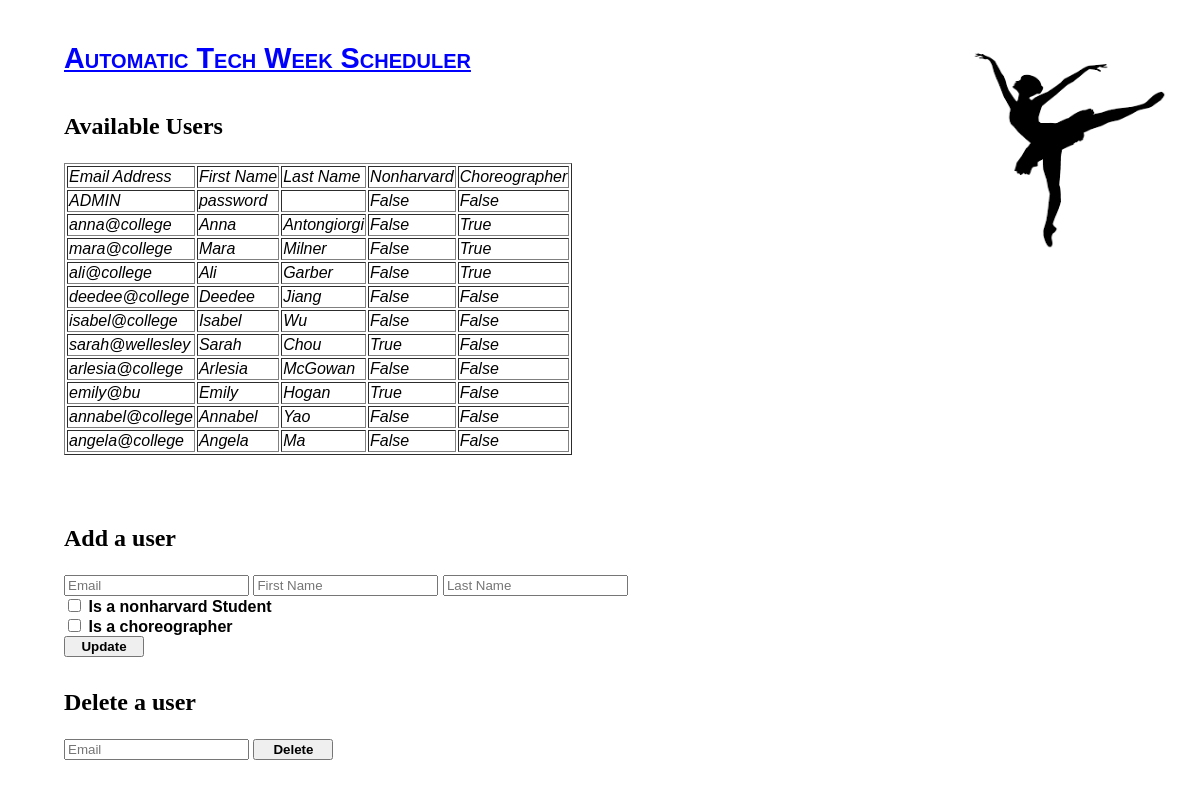
Page /add_users on the committed database.
### user_manager.py (models this page shows)
class _Dancer(_Base):
  __tablename__ = 'dancers'
  id = Column(Integer, primary_key=True)
  username = Column(String)
  firstname = Column(String)
  lastname = Column(String)
  availability = Column(String)
  password = Column(String)
  nonharvard = Column(Boolean)
  choreographer = Column(Boolean)
  dancers = Column(String)

### views.py (the view)
@app.route("/add_users", methods=['GET', 'POST'])
def add_users():
  user_id = fk.request.cookies.get('user_id')
  if fk.request.method == 'POST':
    print (fk.request.form)
    if "update" in fk.request.form:
      print ('update in')
      user_data = {}
      user_data["firstname"] = fk.request.form["firstname"]
      user_data["lastname"]  = fk.request.form["lastname"]
      user_data["email"]  = fk.request.form["email"]
      if 'nonharvard' in fk.request.form:
        user_data['nonharvard'] = True
      else:
        user_data['nonharvard'] = False
      if 'choreographer' in fk.request.form:
        user_data['choreographer'] = True
      else:
        user_data['choreographer'] = False
      um.add_user(user_data)
      db_list = um.get_user_data_list()
      return fk.render_template('add_user_v2.html', data_list = db_list)
  elif fk.request.method == 'GET':
    print ('fk get')
    db_list = um.get_user_data_list()
    return fk.render_template('add_user_v2.html', data_list = db_list)

### user_manager.py (called while the page is built)
def get_user_data_list():
  class Dummy:
    def __init__(self, username, firstname, lastname, nonharvard, choreographer, dancers, availability):
      self.username = username
      self.firstname = firstname
      self.lastname = lastname
      self.nonharvard = nonharvard
      self.choreographer = choreographer
      self.dancers = dancers
      self.availability = availability
  s = _session()
  q = s.query(_Dancer)
  db_list = []
  for u in q:
    db_list.append(Dummy(u.username, u.firstname, u.lastname, u.nonharvard, u.choreographer, u.dancers, u.availability))
  return db_list

### templates/add_user_v2.html (shortened to what this page needs)
<html xmlns="http://www.w3.org/1999/xhtml">
<head>
  <link href="{{ url_for('static', filename='style.css') }}" rel="stylesheet"  type="text/css">
</head>
<body>
  <img  alt="Ballet" style="float: right;" height="200" width="200"
        src= "{{ url_for('static', filename='images/ballet.jpg') }}"
  />
  <strong/>
  <a href="/index"><h1>Automatic Tech Week Scheduler</h1></a>
  <h2> Available Users </h2>
  <div>
    <table class="db_table" border="1">
      <td><fn>Email Address</fn></td>
      <td><fn>First Name</fn></td>
      <td><fn>Last Name</fn></td>
      <td><fn> Nonharvard</fn></td>
      <td><fn> Choreographer </fn></td>
      {% for d in data_list %}
        <tr>
          <td><fn>{{d.username}} </fn></td>
          <td><fn>{{d.firstname}} </fn></td>
          <td><fn>{{d.lastname}} </fn></td>
          <td><fn>{{d.nonharvard}} </fn></td>
          <td><fn>{{d.choreographer}} </fn></td>
        </tr>
      {% endfor %}
    </table>
  </div>
    <br> <br>
  <form action="/add_users", method="post">
    <h2> Add a user </h2>
    <input type="text" name="email" value="" placeholder="Email">
    <input type="text" name="firstname" value="" placeholder="First Name">
    <input type="text" name="lastname" value="" placeholder="Last Name"> <br>
    <input type="checkbox" name="nonharvard" value="" > Is a nonharvard Student <br>
    <input type="checkbox" name="choreographer" value="" > Is a choreographer <br>
    <input class="bn" type="submit" name="update" value="Update">
  </form>
  <form action="/delete_user", method="post">
    <h2> Delete a user </h2>
    <input type="text" name="username" value="" placeholder="Email">
    <input class="bn" type="submit" value="Delete">
  </form>
</html>

### static/style.css (style rules this page uses)
body { font-size: 12pt; font-family: Helvetica, Arial, sans-serif; font-weight: normal; font-style: normal; color: black; background-color: white; line-height: 1.2em; margin-left: 4em; margin-right: 2em; }
h1 { font-size: 180%; font-weight: bold; font-style: normal; font-variant: small-caps; text-align: left; padding: 0; margin-top: 1.7em; margin-bottom: 1.7em; }
h2 { font-size: 150%; font-weight: bold; font-style: normal; padding: 0; margin-top: 1.5em; margin-bottom: 1.1em; }
div { padding: 0; margin-top: 0em; margin-bottom: 0em; }
strong { font-weight: bold; }
a[href] { color: blue; text-decoration: underline; }

### templates/add_user_v2.html (style rules this page uses)
h2 { font-family: "Times New Roman", Times, serif; }
fn { font-family: "Comic Sans MS", cursive, sans-serif; font-style: italic; margin: 0.1em 0; }
.bn { width: 6em; font-weight: bold; -webkit-appearance: button; }

### rows in the picture
_Dancer: username "ADMIN", firstname "password", nonharvard "False", choreographer "False"
_Dancer: username "anna@college", firstname "Anna", lastname "Antongiorgi", nonharvard "False", choreographer "True"
_Dancer: username "mara@college", firstname "Mara", lastname "Milner", nonharvard "False", choreographer "True"
_Dancer: username "ali@college", firstname "Ali", lastname "Garber", nonharvard "False", choreographer "True"
_Dancer: username "deedee@college", firstname "Deedee", lastname "Jiang", nonharvard "False", choreographer "False"
_Dancer: username "isabel@college", firstname "Isabel", lastname "Wu", nonharvard "False", choreographer "False"
_Dancer: username "sarah@wellesley", firstname "Sarah", lastname "Chou", nonharvard "True", choreographer "False"
_Dancer: username "arlesia@college", firstname "Arlesia", lastname "McGowan", nonharvard "False", choreographer "False"
_Dancer: username "emily@bu", firstname "Emily", lastname "Hogan", nonharvard "True", choreographer "False"
_Dancer: username "annabel@college", firstname "Annabel", lastname "Yao", nonharvard "False", choreographer "False"
_Dancer: username "angela@college", firstname "Angela", lastname "Ma", nonharvard "False", choreographer "False"
